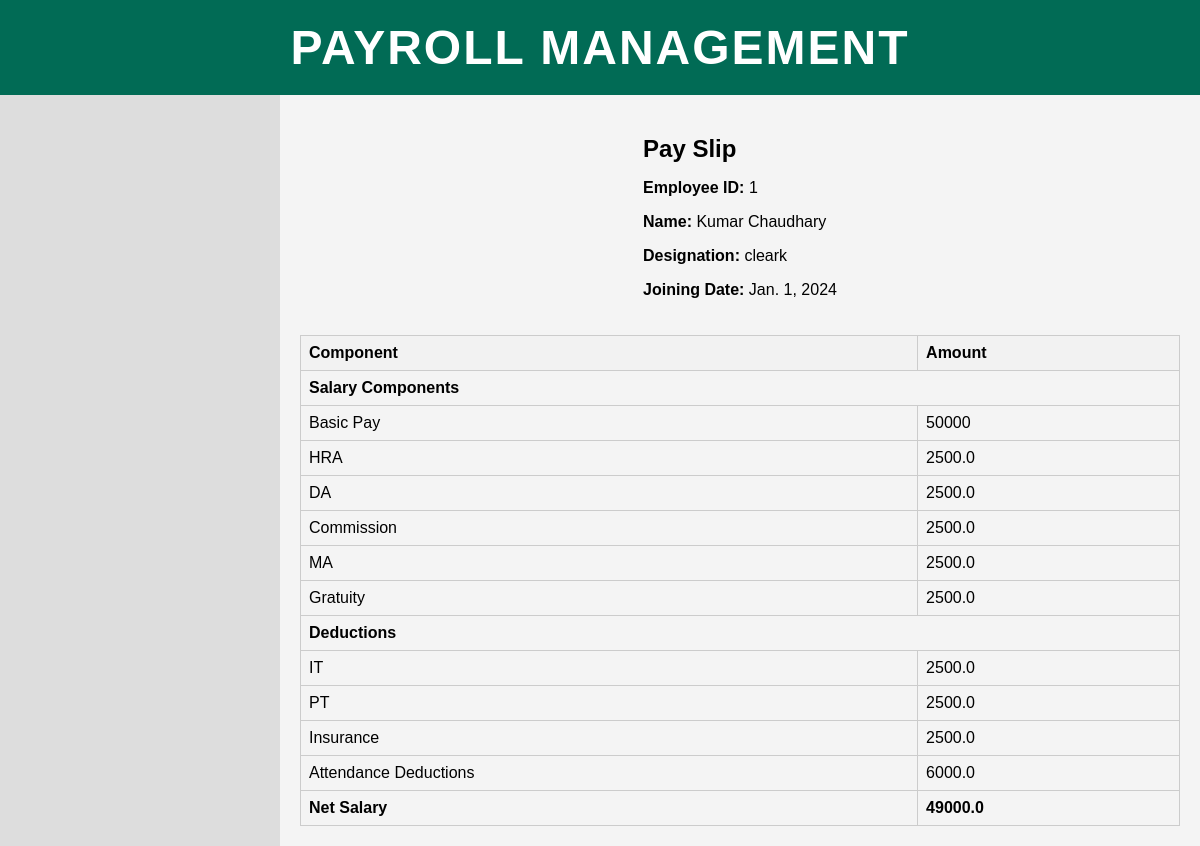
/payslip/1/, run on the app's committed database.
### main/models.py (models this page shows)
class EmployeeDetail(models.Model):
    empid = models.AutoField(primary_key=True)
    fname = models.CharField(max_length=50)
    lname = models.CharField(max_length=50)
    email = models.EmailField()
    phone = models.CharField(max_length=12, null=True)
    address1 = models.TextField(null=True)
    address2 = models.TextField(null=True)
    address3 = models.TextField(null=True)
    designation = models.CharField(max_length=50 , null=True)
    joiningdate = models.DateField(null=True)
    basicpay = models.CharField(max_length=15, null=True)

class SalaryDetail(models.Model):
    salid = models.AutoField(primary_key=True)
    empid = models.ForeignKey(EmployeeDetail, on_delete=models.CASCADE)
    hra = models.CharField(max_length=20)
    da = models.CharField(max_length=20)
    com = models.CharField(max_length=20)
    ma = models.CharField(max_length=20)
    gt = models.CharField(max_length=20)
    it = models.CharField(max_length=20)
    pt = models.CharField(max_length=20)
    ins = models.CharField(max_length=20)
    work = models.CharField(max_length=20 , null=True)
    present = models.CharField(max_length=20, null=True)
    net = models.CharField(max_length=20)

### main/views.py (the view)
# urls.py: path("payslip/<int:salid>/", views.payslip, name ="payslip"),
def payslip(request,salid):
	salary = SalaryDetail.objects.get(salid=salid)
	employee = salary.empid
	return render(request, 'main/payslip.html', {'pay_slip': salary, 'emp_details': employee})

### main/templates/main/payslip.html (shortened to what this page needs)
{% extends 'main/Base.html' %} {% block form %}
<div class="employee-details">
  <h2>Pay Slip</h2>
  <p><strong>Employee ID:</strong> {{ emp_details.empid }}</p>
  <p><strong>Name:</strong> {{ emp_details.fname }} {{ emp_details.lname }}</p>
  <p><strong>Designation:</strong> {{ emp_details.designation }}</p>
  <p><strong>Joining Date:</strong> {{ emp_details.joiningdate }}</p>
</div>
<table>
  <thead>
    <tr>
      <th>Component</th>
      <th>Amount</th>
    </tr>
  </thead>
  <tbody>
    <tr>
      <td colspan="2" class="component-category">Salary Components</td>
    </tr>
    <tr>
      <td>Basic Pay</td>
      <td>{{ emp_details.basicpay }}</td>
    </tr>
    <tr>
      <td>HRA</td>
      <td>{{ pay_slip.hra }}</td>
    </tr>
    <tr>
      <td>DA</td>
      <td>{{ pay_slip.da }}</td>
    </tr>
    <tr>
      <td>Commission</td>
      <td>{{ pay_slip.com }}</td>
    </tr>
    <tr>
      <td>MA</td>
      <td>{{ pay_slip.ma }}</td>
    </tr>
    <tr>
      <td>Gratuity</td>
      <td>{{ pay_slip.gt }}</td>
    </tr>
    <tr>
      <td colspan="2" class="component-category">Deductions</td>
    </tr>
    <tr>
      <td>IT</td>
      <td>{{ pay_slip.it }}</td>
    </tr>
    <tr>
      <td>PT</td>
      <td>{{ pay_slip.pt }}</td>
    </tr>
    <tr>
      <td>Insurance</td>
      <td>{{ pay_slip.ins }}</td>
    </tr>
    <tr>
      <td>Attendance Deductions</td>
      <td>{{ pay_slip.work }}</td>
    </tr>
  </tbody>
  <tfoot>
    <tr>
      <td><strong>Net Salary</strong></td>
      <td class="net-salary">{{ pay_slip.net }}</td>
    </tr>
  </tfoot>
</table>
{% endblock %}

### main/templates/main/style.css (style rules this page uses)
body { font-family: Arial, sans-serif; margin: 0; padding: 0; background-color: #f4f4f4; display: flex; flex-direction: column; height: 100vh; }

### main/templates/main/payslip.html (style rules this page uses)
body { font-family: Arial, sans-serif; margin: 20px; }
table { width: 100%; border-collapse: collapse; }
th, td { border: 1px solid #ccc; padding: 8px; }
th { text-align: left; background-color: #f2f2f2; }
.employee-details { margin-bottom: 20px; }
.employee-details h2 { margin-bottom: 5px; }
.component-category { font-weight: bold; }
.net-salary { font-weight: bold; }

### main/templates/main/Base.html (style rules this page uses)
body { font-family: Arial, sans-serif; margin: 0; padding: 0; background-color: #f4f4f4; display: flex; flex-direction: column; height: 100vh; }

### data on the page
EmployeeDetail: empid "1", fname "Kumar", lname "Chaudhary", designation "cleark", joiningdate "Jan. 1, 2024", basicpay "50000"
SalaryDetail: hra "2500.0", da "2500.0", com "2500.0", ma "2500.0", gt "2500.0", it "2500.0", pt "2500.0", ins "2500.0", work "6000.0", net "49000.0"
